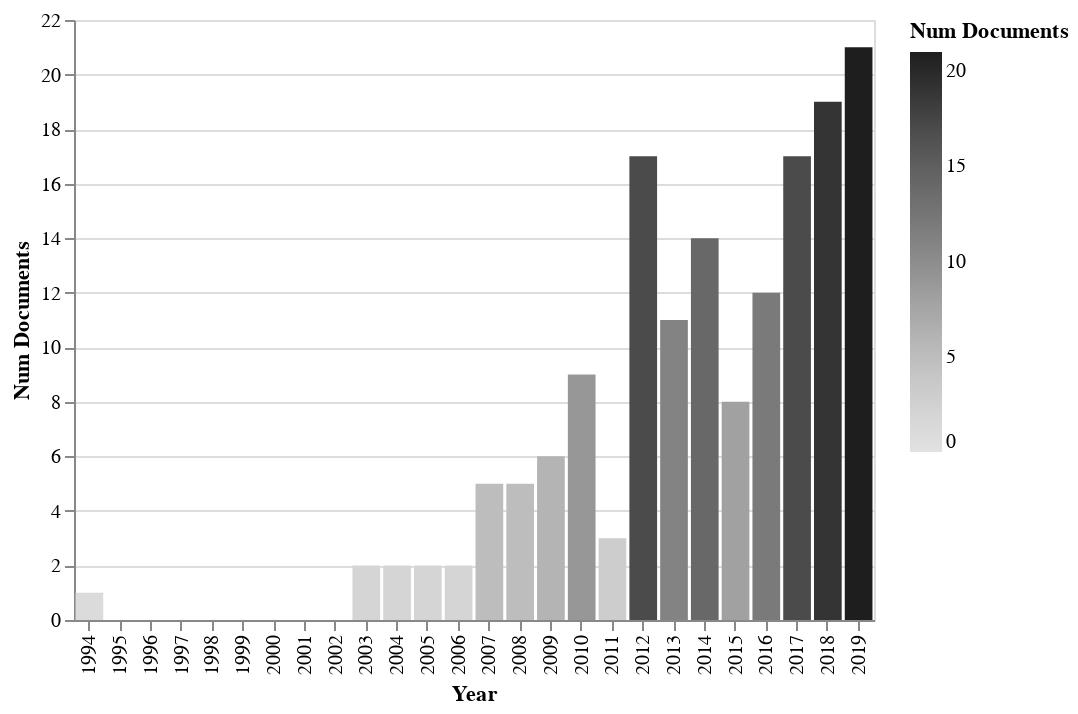

This figure's notebook cell:
### Code cell
alt_bar_graph(documentsByYear(records))

### Figure 1 — Vega-Lite specification as saved in the notebook (floating-point values rounded to 4 significant figures)
{"$schema": "https://vega.github.io/schema/vega-lite/v3.4.0.json", "config": {"mark": {"tooltip": null}, "view": {"height": 300, "width": 400}}, "data": {"name": "data-225bd3f721d4901abde0ed593e23708c"}, "datasets": {"data-225bd3f721d4901abde0ed593e23708c": [{"Num Documents": 1, "Year": 1994}, {"Num Documents": 0, "Year": 1995}, {"Num Documents": 0, "Year": 1996}, {"Num Documents": 0, "Year": 1997}, {"Num Documents": 0, "Year": 1998}, {"Num Documents": 0, "Year": 1999}, {"Num Documents": 0, "Year": 2000}, {"Num Documents": 0, "Year": 2001}, {"Num Documents": 0, "Year": 2002}, {"Num Documents": 2, "Year": 2003}, {"Num Documents": 2, "Year": 2004}, {"Num Documents": 2, "Year": 2005}, {"Num Documents": 2, "Year": 2006}, {"Num Documents": 5, "Year": 2007}, {"Num Documents": 5, "Year": 2008}, {"Num Documents": 6, "Year": 2009}, {"Num Documents": 9, "Year": 2010}, {"Num Documents": 3, "Year": 2011}, {"Num Documents": 17, "Year": 2012}, {"Num Documents": 11, "Year": 2013}, {"Num Documents": 14, "Year": 2014}, {"Num Documents": 8, "Year": 2015}, {"Num Documents": 12, "Year": 2016}, {"Num Documents": 17, "Year": 2017}, {"Num Documents": 19, "Year": 2018}, {"Num Documents": 21, "Year": 2019}]}, "encoding": {"color": {"field": "Num Documents", "scale": {"scheme": "greys"}, "type": "quantitative"}, "x": {"field": "Year", "sort": {"field": "Num Documents:Q"}, "type": "nominal"}, "y": {"field": "Num Documents", "type": "quantitative"}}, "mark": "bar"}
